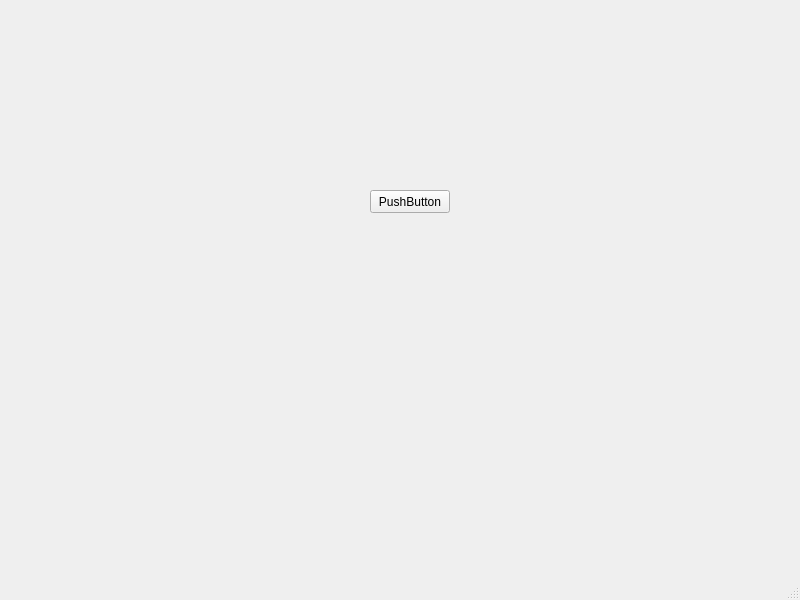
<?xml version="1.0" encoding="UTF-8"?>
<ui version="4.0">
 <class>MainWindow</class>
 <widget class="QMainWindow" name="MainWindow">
  <property name="geometry">
   <rect>
    <x>0</x>
    <y>0</y>
    <width>800</width>
    <height>600</height>
   </rect>
  </property>
  <property name="windowTitle">
   <string>MainWindow</string>
  </property>
  <widget class="QWidget" name="centralwidget">
   <widget class="QPushButton" name="pushButton">
    <property name="geometry">
     <rect>
      <x>370</x>
      <y>190</y>
      <width>80</width>
      <height>23</height>
     </rect>
    </property>
    <property name="text">
     <string>PushButton</string>
    </property>
   </widget>
  </widget>
  <widget class="QMenuBar" name="menubar">
   <property name="geometry">
    <rect>
     <x>0</x>
     <y>0</y>
     <width>800</width>
     <height>20</height>
    </rect>
   </property>
  </widget>
  <widget class="QStatusBar" name="statusbar"/>
 </widget>
 <resources/>
 <connections/>
</ui>
